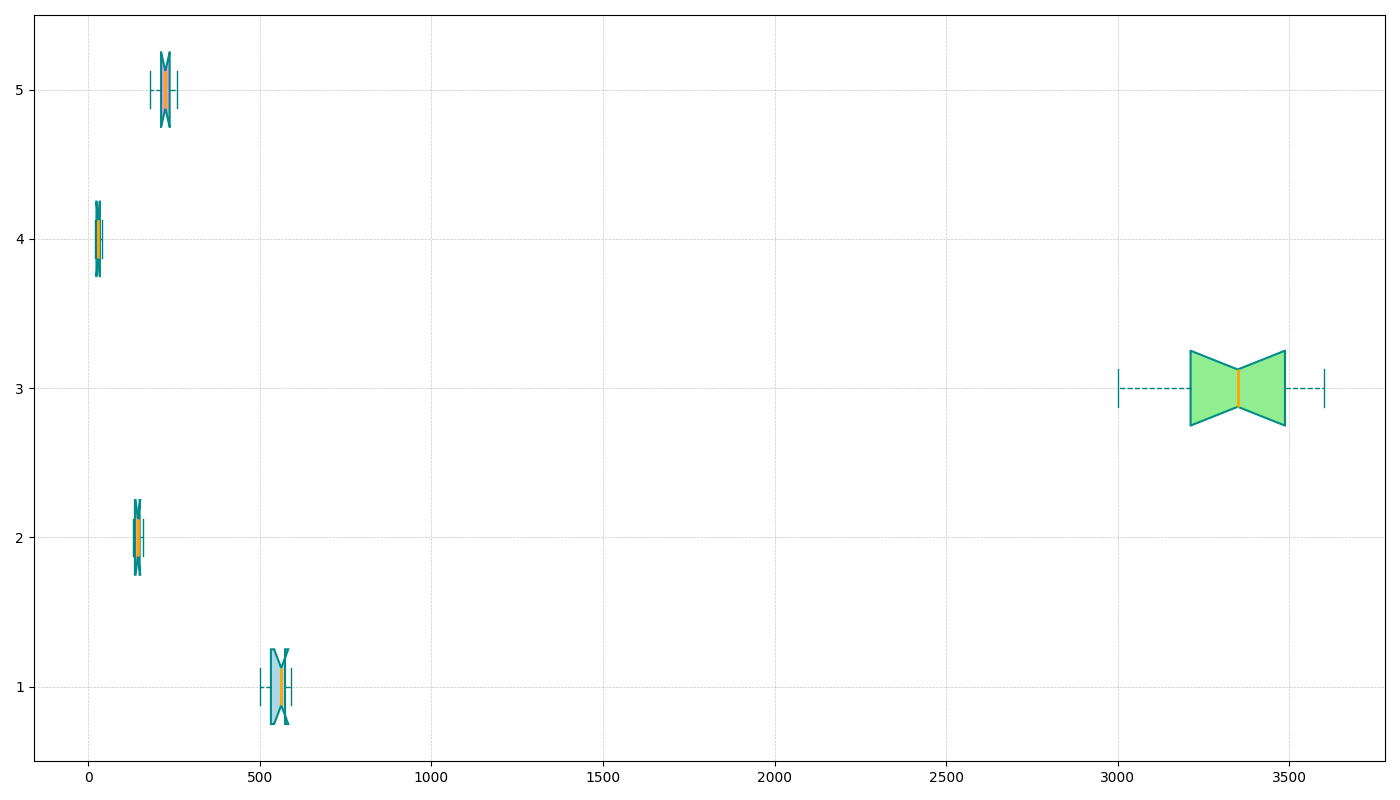

Source code (Python):
import matplotlib.pyplot as plt

# Define ages for different fantasy game characters (in years)
elf_ages = [500, 520, 530, 540, 560, 570, 590, 580, 575, 565]
dwarf_ages = [130, 135, 140, 145, 155, 160, 150, 145, 135, 150]
dragon_ages = [3000, 3200, 3100, 3300, 3400, 3500, 3450, 3550, 3600, 3250]
human_ages = [20, 22, 25, 30, 35, 40, 38, 32, 28, 24]
wizard_ages = [200, 220, 180, 210, 230, 220, 240, 250, 230, 260]

# Combine data into a list for plotting
age_data = [elf_ages, dwarf_ages, dragon_ages, human_ages, wizard_ages]

# Initialize the figure and axis
fig, ax = plt.subplots(figsize=(14, 8))

# Create a horizontal box plot without labels and titles
box = ax.boxplot(age_data, vert=False, patch_artist=True, 
                 flierprops=dict(marker='o', color='red', alpha=0.5),
                 boxprops=dict(color='darkcyan', linewidth=1.5),
                 whiskerprops=dict(color='teal', linestyle='--'),
                 capprops=dict(color='teal'),
                 medianprops=dict(color='orange', linewidth=2),
                 notch=True)

# Set colors for each box
colors = ['lightblue', 'lightsalmon', 'lightgreen', 'lightyellow', 'plum']
for patch, color in zip(box['boxes'], colors):
    patch.set_facecolor(color)

# Add grid for better readability
ax.grid(True, which='both', linestyle='--', linewidth=0.5, alpha=0.7)

# Automatically adjust layout to prevent overlap
plt.tight_layout()

# Show the plot
plt.show()
